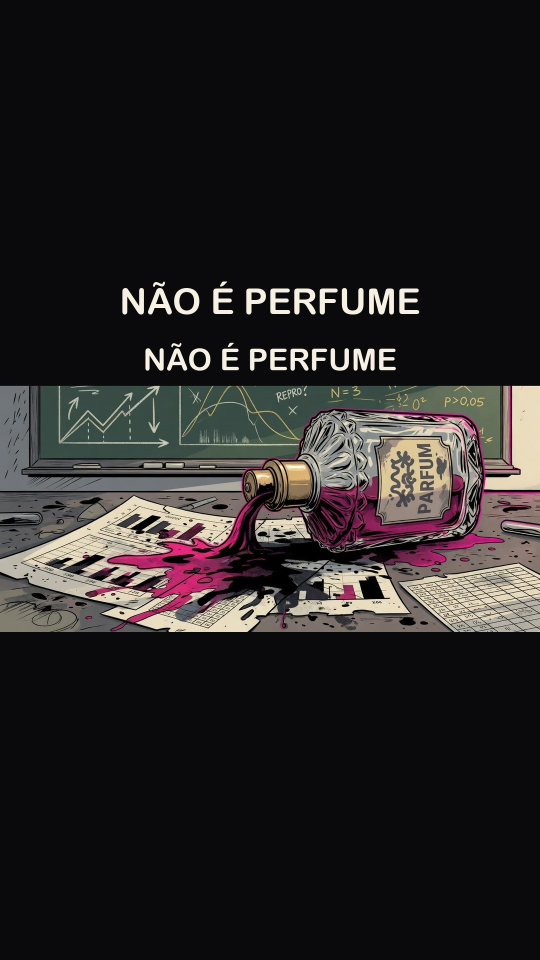
#> input picture producao/ep3-voz/final/capa-ciencia-9x16.jpg, 1080 x 1920 px, given in place of capa-a-versus.jpg, which was not available (shown at 1/2 size)
$ python corte_ciencia.py
#> lines starting #> are read from the running program, lines starting #| are printed output that depends on the picture; pictures that were not available may be replaced by others from this repository, and a replacement may not be noted
#!/usr/bin/env python3
"""Corte do ep. 3: pesquisa acadêmica (paper vs descoberta).

Sem vinheta. Um encode por vez. Capas criativas (não o modelo dois lados).
"""
from __future__ import annotations

import subprocess
from pathlib import Path

from PIL import Image, ImageDraw, ImageFont

YT = Path("/Users/naubergois/canalnauber/producao/ep3-voz/final/ep3-youtube.mp4")
OUT = Path("/Users/naubergois/canalnauber/producao/ep3-voz/final")
WORK = Path("/Volumes/NAUBER/HomeOffload/canalnauber-ep3-corte-ciencia")
TMP = WORK / "tmp"
THUMBS_IN = WORK / "thumbs"
FONT = Path("/System/Library/Fonts/Supplemental/Arial Rounded Bold.ttf")
FONT_BOLD = Path("/System/Library/Fonts/Supplemental/Arial Bold.ttf")

# Janela no master (SRT 16:16 + vinheta 5s): "exemplo clássico" → fecho da Yas
START = 980.76
DUR = 150.0

CREAM = (247, 241, 227, 255)
BAR = (10, 10, 12, 168)
BLACK = (10, 10, 12, 255)

TMP.mkdir(parents=True, exist_ok=True)
OUT.mkdir(parents=True, exist_ok=True)


def _font(size: int, rounded: bool = True) -> ImageFont.FreeTypeFont:
    return ImageFont.truetype(str(FONT if rounded else FONT_BOLD), size)


# [19 lines left out: function card, not called in this run]


def finish_thumbs() -> None:
    """Três capas distintas. Texto curto, barra sólida, sem repetir o título."""
    specs = [
        (
            "capa-a-versus.jpg",
            "thumb-a-artigo.jpg",
            "ARTIGO OU REMÉDIO",
            [(40, 430, 280, 490)],  # tapa THESISIS
        ),
        (
            "capa-b-perfume.jpg",
            "thumb-b-perfume.jpg",
            "NÃO É PERFUME",
            [],
        ),
        (
            "capa-c-artigo.jpg",
            "thumb-c-rastro.jpg",
            "SEM RASTRO",
            [(0, 0, 1280, 150), (780, 620, 1260, 720)],  # tapa inglês
        ),
    ]
    font = _font(72)
    for src_name, dest_name, text, patches in specs:
        src = Image.open(THUMBS_IN / src_name).convert("RGB")
#> src is the input picture: PIL image 1080x1920 RGB; mean R, G, B 39.7, 36.9, 37.1
        src = src.resize((1280, 720), Image.Resampling.LANCZOS)
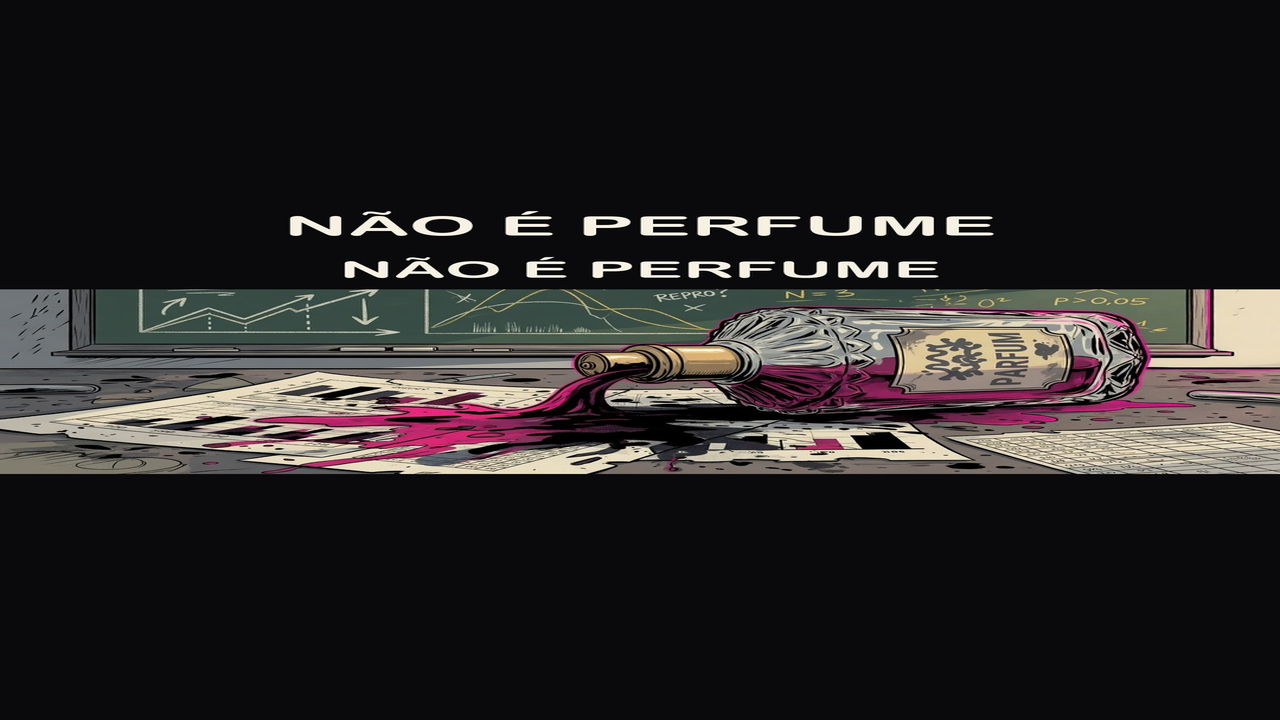
#> src: PIL image 1280x720 RGB; mean R, G, B 39.8, 37, 37.1
        d = ImageDraw.Draw(src)
        for box in patches:
            d.rectangle(box, fill=(10, 10, 12))
        d.rectangle((0, 0, 1280, 136), fill=(10, 10, 12))
        b = d.textbbox((0, 0), text, font=font)
#> b = (0, 1, 763, 68)
        tw, th = b[2] - b[0], b[3] - b[1]
#> tw = 763; th = 67
        d.text(((1280 - tw) // 2, (136 - th) // 2 - 4), text, font=font, fill=(247, 241, 227))
        dest = OUT / dest_name
        src.save(dest, "JPEG", quality=88, optimize=True)
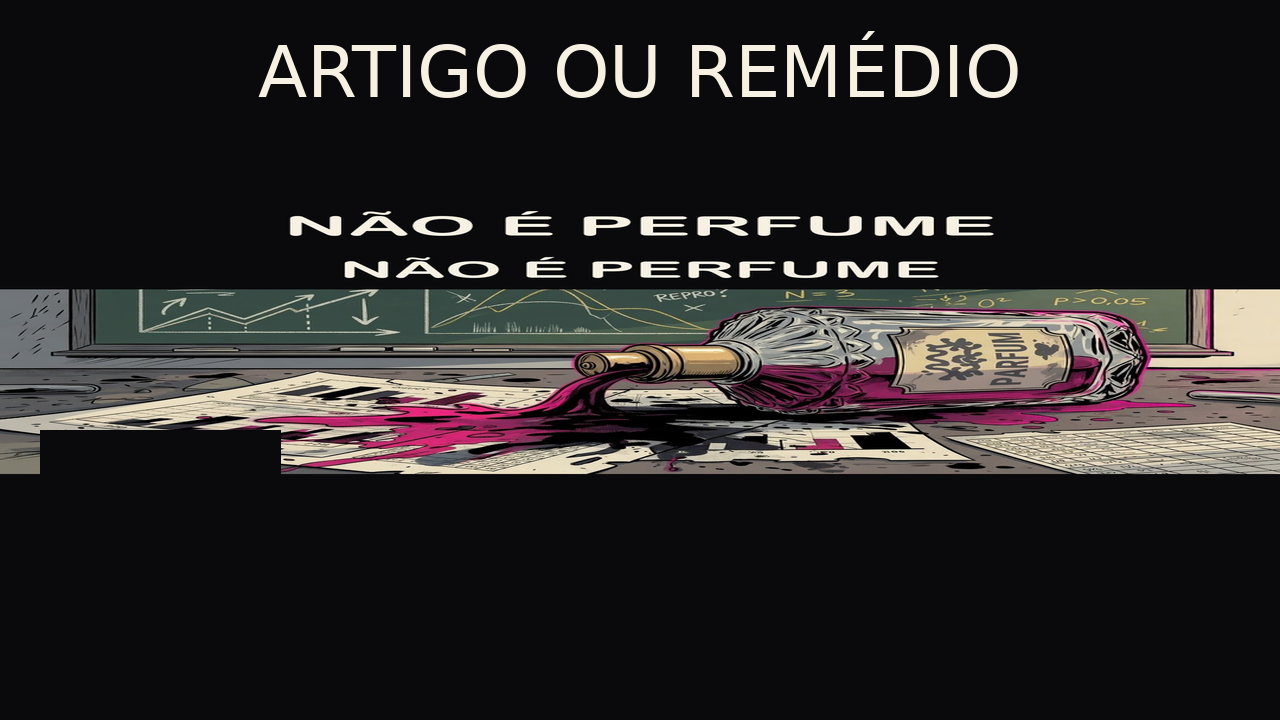
#> saved as thumb-a-artigo.jpg: PIL image 1280x720 RGB; mean R, G, B 41.8, 39, 39
        src.save(WORK / "final" / dest_name, "JPEG", quality=88, optimize=True)
#> (the run stopped early here; a loop or call above may not have finished)

$ run again, on producao/ep3-voz/final/thumb-ciencia.jpg
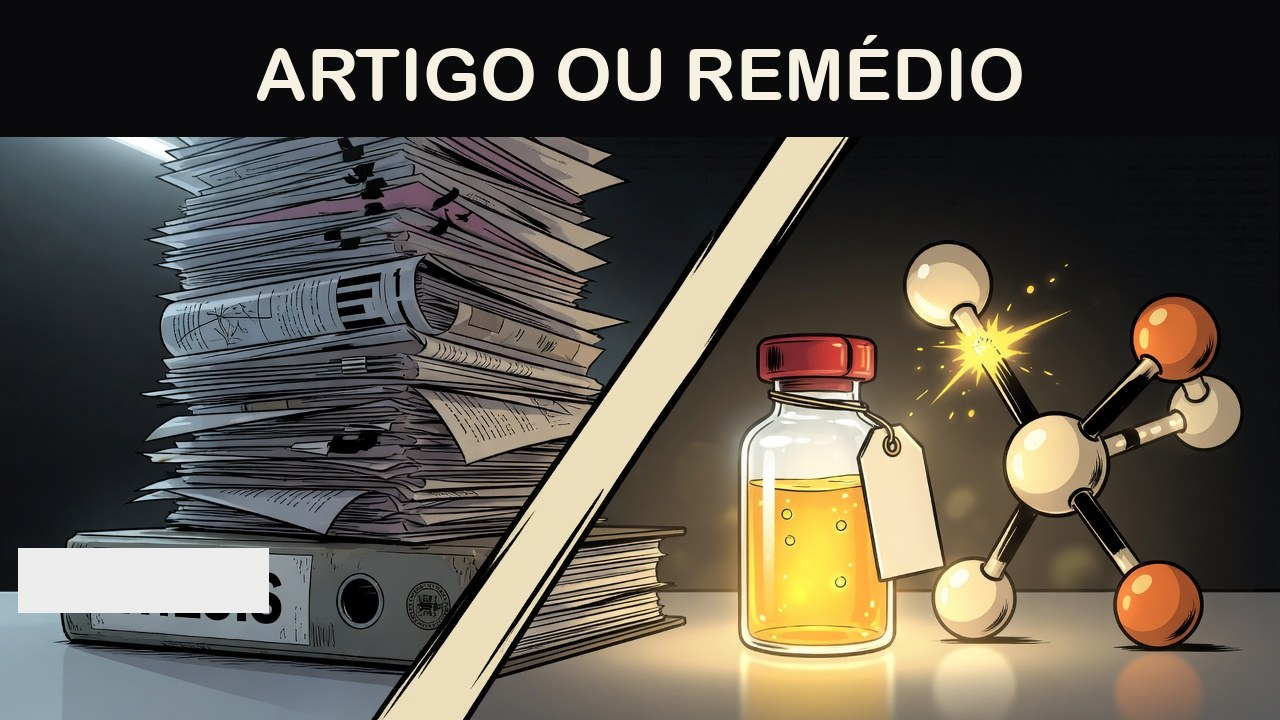
#> input picture producao/ep3-voz/final/thumb-ciencia.jpg, 1280 x 720 px, given in place of capa-a-versus.jpg, which was not available
#> in finish_thumbs, src is the input picture: PIL image 1280x720 RGB; mean R, G, B 90.4, 84.7, 75
#> b = (0, 1, 763, 68)
#> tw = 763; th = 67
#> in finish_thumbs, `src.save(dest, "JPEG", quality=88, optimize=True)`:
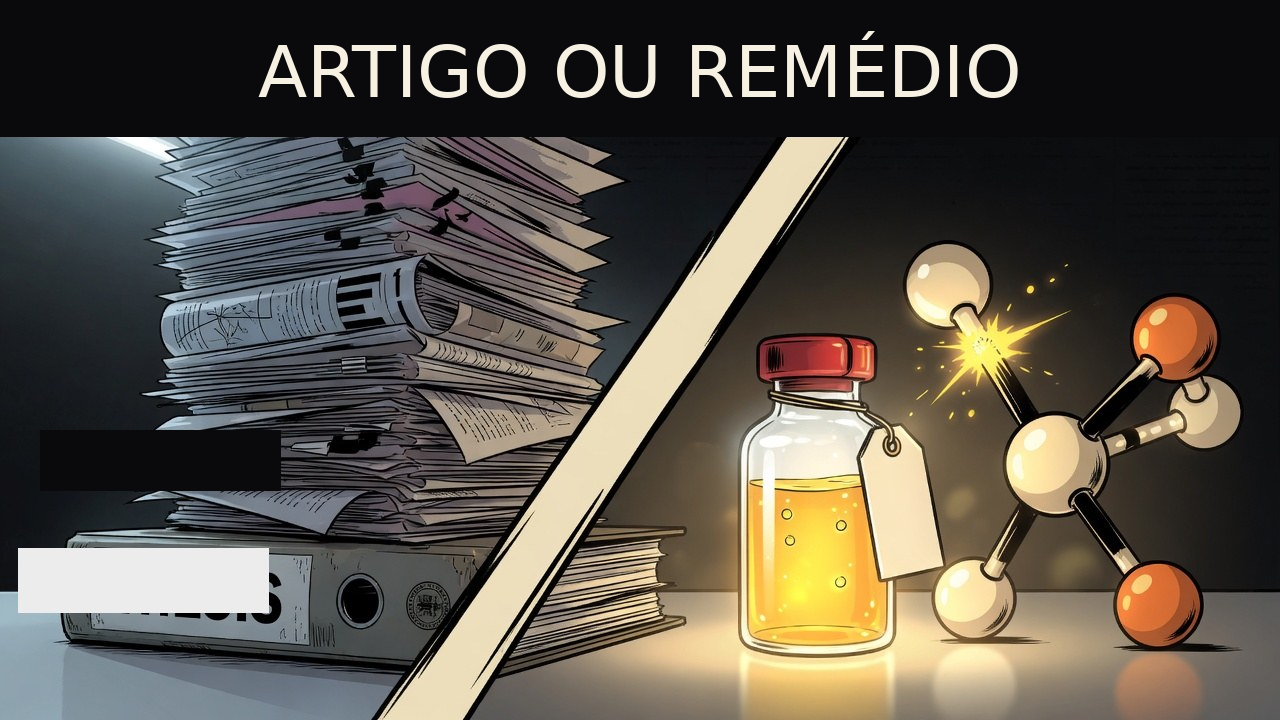
#> saved as thumb-a-artigo.jpg: PIL image 1280x720 RGB; mean R, G, B 88.6, 82.9, 73.2
